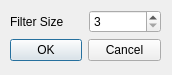
<?xml version="1.0" encoding="UTF-8"?>
<ui version="4.0">
 <class>DialogSize</class>
 <widget class="QDialog" name="DialogSize">
  <property name="geometry">
   <rect>
    <x>0</x>
    <y>0</y>
    <width>172</width>
    <height>75</height>
   </rect>
  </property>
  <property name="windowTitle">
   <string>Filter Size</string>
  </property>
  <property name="windowIcon">
   <iconset resource="../icon.qrc">
    <normaloff>:/icon/simpleProcessing.ico</normaloff>:/icon/simpleProcessing.ico</iconset>
  </property>
  <widget class="QWidget" name="">
   <property name="geometry">
    <rect>
     <x>10</x>
     <y>10</y>
     <width>151</width>
     <height>51</height>
    </rect>
   </property>
   <layout class="QVBoxLayout" name="verticalLayout">
    <item>
     <layout class="QHBoxLayout" name="horizontalLayout">
      <item>
       <widget class="QLabel" name="label">
        <property name="text">
         <string>Filter Size</string>
        </property>
       </widget>
      </item>
      <item>
       <widget class="QSpinBox" name="spinBox_filterSize">
        <property name="minimum">
         <number>3</number>
        </property>
        <property name="singleStep">
         <number>2</number>
        </property>
       </widget>
      </item>
     </layout>
    </item>
    <item>
     <widget class="QDialogButtonBox" name="buttonBox">
      <property name="orientation">
       <enum>Qt::Horizontal</enum>
      </property>
      <property name="standardButtons">
       <set>QDialogButtonBox::Cancel|QDialogButtonBox::Ok</set>
      </property>
      <property name="centerButtons">
       <bool>true</bool>
      </property>
     </widget>
    </item>
   </layout>
  </widget>
 </widget>
 <resources>
  <include location="../icon.qrc"/>
 </resources>
 <connections>
  <connection>
   <sender>buttonBox</sender>
   <signal>accepted()</signal>
   <receiver>DialogSize</receiver>
   <slot>accept()</slot>
   <hints>
    <hint type="sourcelabel">
     <x>248</x>
     <y>254</y>
    </hint>
    <hint type="destinationlabel">
     <x>157</x>
     <y>274</y>
    </hint>
   </hints>
  </connection>
  <connection>
   <sender>buttonBox</sender>
   <signal>rejected()</signal>
   <receiver>DialogSize</receiver>
   <slot>reject()</slot>
   <hints>
    <hint type="sourcelabel">
     <x>316</x>
     <y>260</y>
    </hint>
    <hint type="destinationlabel">
     <x>286</x>
     <y>274</y>
    </hint>
   </hints>
  </connection>
 </connections>
</ui>
